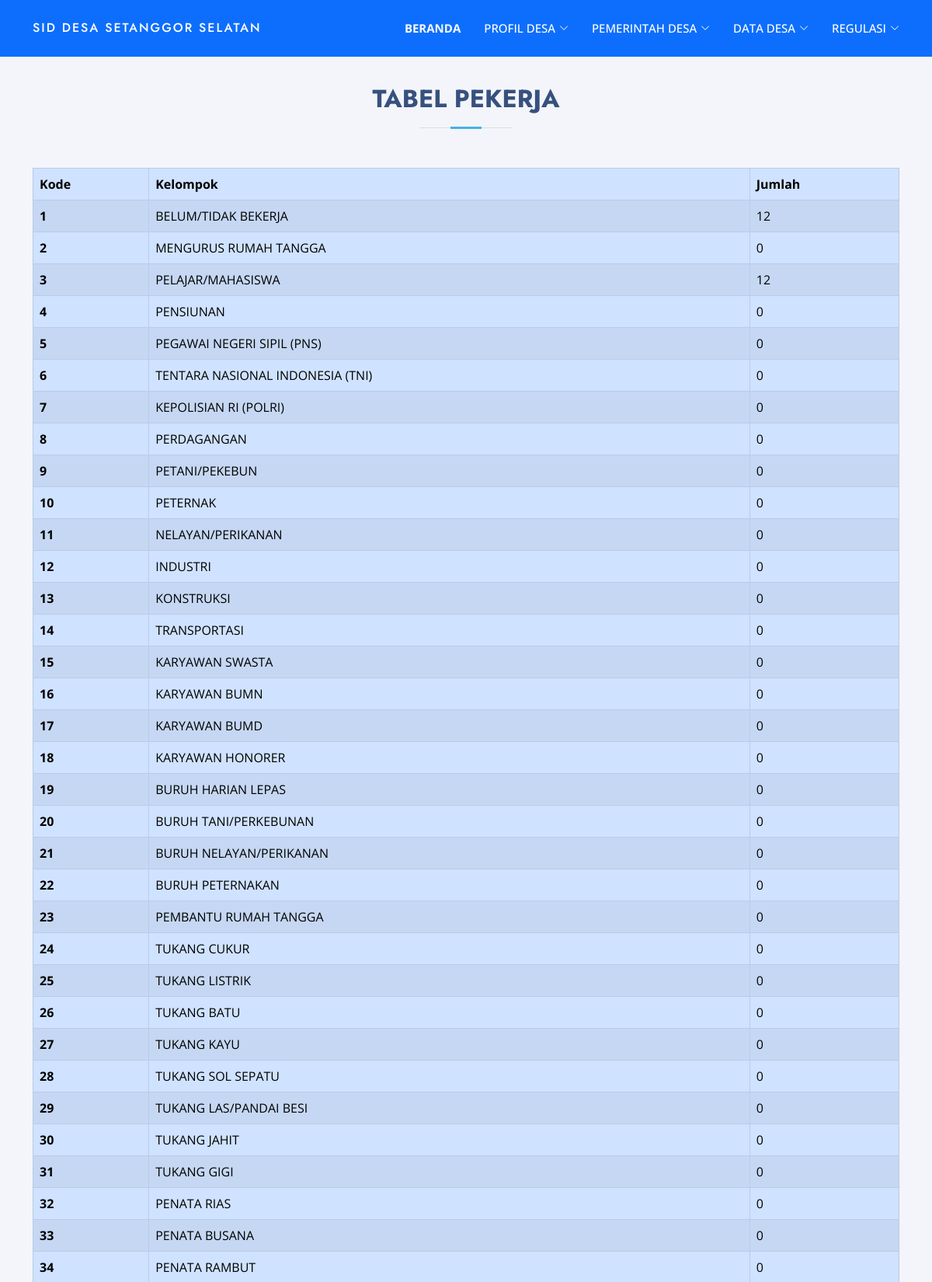
The page /index.php/data_desa/data_pekerjaan (upper part) on the database its author committed.
### tables this page shows
CREATE TABLE `pekerja` (
  `id` int(11) NOT NULL,
  `kelompok` varchar(50) NOT NULL,
  `jumlah` int(10) NOT NULL
);

### application/helpers/sid_helper.php (called while the page is built, shortened)
<?php
function viewUser($folder, $file, $data)
{
    $ci = get_instance();
    $ci->load->view('user/tamplates/header', $data);
    $ci->load->view('user/' . $folder . '/' . $file, $data);
}

### application/controllers/Data_desa.php (called while the page is built, shortened)
<?php
class Data_desa extends CI_Controller{
    public function data_pekerjaan(){
        $data['title'] = "Data Pekerjaan";
        $data['data'] = $this->db->get('pekerja')->result_array();
        viewUser('data_desa','pekerjaan', $data);
    }
}

### index.php (called while the page is built, shortened)
<?php
require_once BASEPATH.'core/CodeIgniter.php';

### application/views/user/data_desa/pekerjaan.php (the view, shortened to what this page needs)
<main id="main">
  <section id="team" class="team section-bg mt-5">
    <div class="container" data-aos="fade-up">
      <div class="section-title">
        <h2>Tabel Pekerja</h2>
      </div>
      <div class="col-lg-12">
      <table class="table table-bordered table-primary table-hover table-striped">
          <thead>
            <tr>
              <th scope="col">Kode</th>
              <th scope="col" colspan="3">Kelompok</th>
              <th scope="col" colspan="2">Jumlah</th>
            </tr>
          </thead>
          <tbody>
            <?php $no = 1; ?>
            <?php foreach($data as $row):?>
            <tr>
              <th scope="row"><?= $no++; ?></th>
              <td colspan="3"><?= $row['kelompok']; ?></td>
              <td><?= $row['jumlah']; ?></td>
            </tr>
            <?php endforeach; ?>
          </tbody>
        </table>
      </div>
  </section>
</main>

### assets/user/css/style.css (style rules this page uses)
body { font-family: "Open Sans", sans-serif; color: #444444; }
h1, h2, h3, h4, h5, h6 { font-family: "Jost", sans-serif; }
section { padding: 60px 0; overflow: hidden; }
.section-bg { background-color: #f3f5fa; }
.section-title { text-align: center; padding-bottom: 30px; }
.section-title h2 { font-size: 32px; font-weight: bold; text-transform: uppercase; margin-bottom: 20px; padding-bottom: 20px; position: relative; color: #37517e; }
.section-title h2::before { content: ""; position: absolute; display: block; width: 120px; height: 1px; background: #ddd; bottom: 1px; left: calc(50% - 60px); }
.section-title h2::after { content: ""; position: absolute; display: block; width: 40px; height: 3px; background: #47b2e4; bottom: 0; left: calc(50% - 20px); }

### rows shown on the page
pekerja: kelompok "BELUM/TIDAK BEKERJA", jumlah "12"
pekerja: kelompok "MENGURUS RUMAH TANGGA", jumlah "0"
pekerja: kelompok "PELAJAR/MAHASISWA", jumlah "12"
pekerja: kelompok "PENSIUNAN", jumlah "0"
pekerja: kelompok "PEGAWAI NEGERI SIPIL (PNS)", jumlah "0"
pekerja: kelompok "TENTARA NASIONAL INDONESIA (TNI)", jumlah "0"
pekerja: kelompok "KEPOLISIAN RI (POLRI)", jumlah "0"
pekerja: kelompok "PERDAGANGAN", jumlah "0"
pekerja: kelompok "PETANI/PEKEBUN", jumlah "0"
pekerja: kelompok "PETERNAK", jumlah "0"
pekerja: kelompok "NELAYAN/PERIKANAN", jumlah "0"
pekerja: kelompok "INDUSTRI", jumlah "0"
pekerja: kelompok "KONSTRUKSI", jumlah "0"
pekerja: kelompok "TRANSPORTASI", jumlah "0"
pekerja: kelompok "KARYAWAN SWASTA", jumlah "0"
pekerja: kelompok "KARYAWAN BUMN", jumlah "0"
pekerja: kelompok "KARYAWAN BUMD", jumlah "0"
pekerja: kelompok "KARYAWAN HONORER", jumlah "0"
pekerja: kelompok "BURUH HARIAN LEPAS", jumlah "0"
pekerja: kelompok "BURUH TANI/PERKEBUNAN", jumlah "0"
pekerja: kelompok "BURUH NELAYAN/PERIKANAN", jumlah "0"
pekerja: kelompok "BURUH PETERNAKAN", jumlah "0"
pekerja: kelompok "PEMBANTU RUMAH TANGGA", jumlah "0"
pekerja: kelompok "TUKANG CUKUR", jumlah "0"
pekerja: kelompok "TUKANG LISTRIK", jumlah "0"
pekerja: kelompok "TUKANG BATU", jumlah "0"
pekerja: kelompok "TUKANG KAYU", jumlah "0"
pekerja: kelompok "TUKANG SOL SEPATU", jumlah "0"
pekerja: kelompok "TUKANG LAS/PANDAI BESI", jumlah "0"
pekerja: kelompok "TUKANG JAHIT", jumlah "0"
pekerja: kelompok "TUKANG GIGI", jumlah "0"
pekerja: kelompok "PENATA RIAS", jumlah "0"
pekerja: kelompok "PENATA BUSANA", jumlah "0"
pekerja: kelompok "PENATA RAMBUT", jumlah "0"
